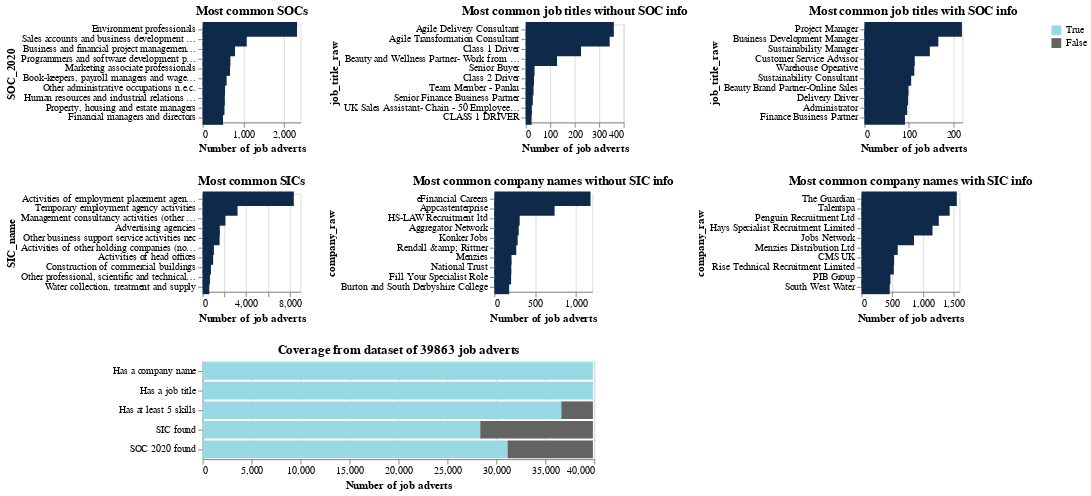

Write notebook code for a chart like this one.
### Code cell
widths = 100
heights = 100

top_socs = all_green_measures_df["SOC_2020_name"].value_counts()[0:10].reset_index()

top_socs_chart = alt.Chart(top_socs, title="Most common SOCs").mark_bar(size=15, color="#0F294A").encode(
    y= alt.Y("index", title="SOC_2020", sort=None),
    x=alt.X("SOC_2020_name", title="Number of job adverts"),
    tooltip=["index",'SOC_2020_name']
).properties(height=heights, width=widths)

top_job_title_raw_without_soc = all_green_measures_df[pd.isnull(all_green_measures_df["SOC_2020_name"])]["job_title_raw"].value_counts()[0:10].reset_index()

top_job_title_raw_without_soc_chart = alt.Chart(top_job_title_raw_without_soc, title="Most common job titles without SOC info").mark_bar(size=15, color="#0F294A").encode(
    y= alt.Y("index", title="job_title_raw", sort=None),
    x=alt.X("job_title_raw", title="Number of job adverts"),
    tooltip=["index",'job_title_raw']
).properties(height=heights, width=widths)

top_job_title_raw_with_soc = all_green_measures_df[pd.notnull(all_green_measures_df["SOC_2020_name"])]["job_title_raw"].value_counts()[0:10].reset_index()

top_job_title_raw_with_soc_chart = alt.Chart(top_job_title_raw_with_soc, title="Most common job titles with SOC info").mark_bar(size=15, color="#0F294A").encode(
    y= alt.Y("index", title="job_title_raw", sort=None),
    x=alt.X("job_title_raw", title="Number of job adverts"),
    tooltip=["index",'job_title_raw']
).properties(height=heights, width=widths)

top_job_title_raw = all_green_measures_df["job_title_raw"].value_counts()[0:10].reset_index()

top_job_title_raw_chart = alt.Chart(top_job_title_raw, title="Most common job titles").mark_bar(size=15, color="#0F294A").encode(
    y= alt.Y("index", title="job_title_raw", sort=None),
    x=alt.X("job_title_raw", title="Number of job adverts"),
    tooltip=["index",'job_title_raw']
).properties(height=heights, width=widths)


top_sics = all_green_measures_df["SIC_name"].value_counts()[0:10].reset_index()

top_sics_chart = alt.Chart(top_sics, title="Most common SICs").mark_bar(size=15, color="#0F294A").encode(
    y= alt.Y("index", title="SIC_name", sort=None),
    x=alt.X("SIC_name", title="Number of job adverts"),
    tooltip=["index",'SIC_name']
).properties(height=heights, width=widths)

top_company_raw = all_green_measures_df[pd.isnull(all_green_measures_df["SIC_name"])]["company_raw"].value_counts()[0:10].reset_index()

top_company_raw_chart = alt.Chart(top_company_raw, title="Most common company names without SIC info").mark_bar(size=15, color="#0F294A").encode(
    y= alt.Y("index", title="company_raw", sort=None),
    x=alt.X("company_raw", title="Number of job adverts"),
    tooltip=["index",'company_raw']
).properties(height=heights, width=widths)


top_company_raw_withsic = all_green_measures_df[pd.notnull(all_green_measures_df["SIC_name"])]["company_raw"].value_counts()[0:10].reset_index()

top_company_raw_withsic_chart = alt.Chart(top_company_raw_withsic, title="Most common company names with SIC info").mark_bar(size=15, color="#0F294A").encode(
    y= alt.Y("index", title="company_raw", sort=None),
    x=alt.X("company_raw", title="Number of job adverts"),
    tooltip=["index",'company_raw']
).properties(height=heights, width=widths)


coverage_full = alt.Chart(coverage_df, title=f"Coverage from dataset of {len(all_green_measures_df)} job adverts").mark_bar().encode(
    y=alt.X('type', title=""),
    x=alt.Y('num_job_advs', title="Number of job adverts", ),
    color=alt.Color('value_type',
                    scale=alt.Scale(domain=['True', 'False'], range= ['#97D9E3', '#646363']),
                    title="",
                   ),
    tooltip=["num_job_advs", "value_type"]
)

soc_sic_chart = (top_socs_chart | top_job_title_raw_without_soc_chart | top_job_title_raw_with_soc_chart) & (top_sics_chart | top_company_raw_chart | top_company_raw_withsic_chart) & coverage_full

soc_sic_chart.save(f'{graph_dir}/soc_sic_chart.html')
soc_sic_chart

### Figure 1 — Vega-Lite specification as saved in the notebook (floating-point values rounded to 4 significant figures)
{"config": {"view": {"continuousWidth": 400, "continuousHeight": 300}}, "vconcat": [{"hconcat": [{"data": {"name": "data-102908fd5f189f29a51b48fcb26a740f"}, "mark": {"type": "bar", "color": "#0F294A", "size": 15}, "encoding": {"tooltip": [{"field": "index", "type": "nominal"}, {"field": "SOC_2020_name", "type": "quantitative"}], "x": {"field": "SOC_2020_name", "title": "Number of job adverts", "type": "quantitative"}, "y": {"field": "index", "sort": null, "title": "SOC_2020", "type": "nominal"}}, "height": 100, "title": "Most common SOCs", "width": 100}, {"data": {"name": "data-b37d9ae5ef0e493de5e49db0c0a53567"}, "mark": {"type": "bar", "color": "#0F294A", "size": 15}, "encoding": {"tooltip": [{"field": "index", "type": "nominal"}, {"field": "job_title_raw", "type": "quantitative"}], "x": {"field": "job_title_raw", "title": "Number of job adverts", "type": "quantitative"}, "y": {"field": "index", "sort": null, "title": "job_title_raw", "type": "nominal"}}, "height": 100, "title": "Most common job titles without SOC info", "width": 100}, {"data": {"name": "data-7be3969aa7e5ea6141f636df3ec6d19d"}, "mark": {"type": "bar", "color": "#0F294A", "size": 15}, "encoding": {"tooltip": [{"field": "index", "type": "nominal"}, {"field": "job_title_raw", "type": "quantitative"}], "x": {"field": "job_title_raw", "title": "Number of job adverts", "type": "quantitative"}, "y": {"field": "index", "sort": null, "title": "job_title_raw", "type": "nominal"}}, "height": 100, "title": "Most common job titles with SOC info", "width": 100}]}, {"hconcat": [{"data": {"name": "data-61d9aa0c0a2b9b8ef9101aceccdd5b0d"}, "mark": {"type": "bar", "color": "#0F294A", "size": 15}, "encoding": {"tooltip": [{"field": "index", "type": "nominal"}, {"field": "SIC_name", "type": "quantitative"}], "x": {"field": "SIC_name", "title": "Number of job adverts", "type": "quantitative"}, "y": {"field": "index", "sort": null, "title": "SIC_name", "type": "nominal"}}, "height": 100, "title": "Most common SICs", "width": 100}, {"data": {"name": "data-8acafd8dcfe9b2fbaed1fcb38f10822d"}, "mark": {"type": "bar", "color": "#0F294A", "size": 15}, "encoding": {"tooltip": [{"field": "index", "type": "nominal"}, {"field": "company_raw", "type": "quantitative"}], "x": {"field": "company_raw", "title": "Number of job adverts", "type": "quantitative"}, "y": {"field": "index", "sort": null, "title": "company_raw", "type": "nominal"}}, "height": 100, "title": "Most common company names without SIC info", "width": 100}, {"data": {"name": "data-98b42c74de772afc4779d8a6472ecda0"}, "mark": {"type": "bar", "color": "#0F294A", "size": 15}, "encoding": {"tooltip": [{"field": "index", "type": "nominal"}, {"field": "company_raw", "type": "quantitative"}], "x": {"field": "company_raw", "title": "Number of job adverts", "type": "quantitative"}, "y": {"field": "index", "sort": null, "title": "company_raw", "type": "nominal"}}, "height": 100, "title": "Most common company names with SIC info", "width": 100}]}, {"data": {"name": "data-dbf0565bd359530a3ebc1ef7158fddce"}, "mark": "bar", "encoding": {"color": {"field": "value_type", "scale": {"domain": ["True", "False"], "range": ["#97D9E3", "#646363"]}, "title": "", "type": "nominal"}, "tooltip": [{"field": "num_job_advs", "type": "quantitative"}, {"field": "value_type", "type": "nominal"}], "x": {"field": "num_job_advs", "title": "Number of job adverts", "type": "quantitative"}, "y": {"field": "type", "title": "", "type": "nominal"}}, "title": "Coverage from dataset of 39863 job adverts"}], "$schema": "https://vega.github.io/schema/vega-lite/v4.17.0.json", "datasets": {"data-102908fd5f189f29a51b48fcb26a740f": [{"index": "Environment professionals", "SOC_2020_name": 2314}, {"index": "Sales accounts and business development managers", "SOC_2020_name": 1081}, {"index": "Business and financial project management professionals", "SOC_2020_name": 793}, {"index": "Programmers and software development professionals ", "SOC_2020_name": 680}, {"index": "Marketing associate professionals", "SOC_2020_name": 670}, {"index": "Book-keepers, payroll managers and wages clerks", "SOC_2020_name": 588}, {"index": "Other administrative occupations n.e.c.", "SOC_2020_name": 550}, {"index": "Human resources and industrial relations officers", "SOC_2020_name": 543}, {"index": "Property, housing and estate managers", "SOC_2020_name": 535}, {"index": "Financial managers and directors", "SOC_2020_name": 500}], "data-b37d9ae5ef0e493de5e49db0c0a53567": [{"index": "Agile Delivery Consultant", "job_title_raw": 360}, {"index": "Agile Transformation Consultant", "job_title_raw": 343}, {"index": "Class 1 Driver", "job_title_raw": 226}, {"index": "Beauty and Wellness Partner- Work from Home", "job_title_raw": 128}, {"index": "Senior Buyer", "job_title_raw": 36}, {"index": "Class 2 Driver", "job_title_raw": 34}, {"index": "Team Member - Panku", "job_title_raw": 32}, {"index": "Senior Finance Business Partner", "job_title_raw": 29}, {"index": "UK Sales Assistant- Chain - 50 Employee Discount", "job_title_raw": 25}, {"index": "CLASS 1 DRIVER", "job_title_raw": 24}], "data-7be3969aa7e5ea6141f636df3ec6d19d": [{"index": "Project Manager", "job_title_raw": 219}, {"index": "Business Development Manager", "job_title_raw": 166}, {"index": "Sustainability Manager", "job_title_raw": 147}, {"index": "Customer Service Advisor", "job_title_raw": 113}, {"index": "Warehouse Operative", "job_title_raw": 112}, {"index": "Sustainability Consultant", "job_title_raw": 105}, {"index": "Beauty Brand Partner-Online Sales", "job_title_raw": 99}, {"index": "Delivery Driver", "job_title_raw": 98}, {"index": "Administrator", "job_title_raw": 96}, {"index": "Finance Business Partner", "job_title_raw": 91}], "data-61d9aa0c0a2b9b8ef9101aceccdd5b0d": [{"index": "Activities of employment placement agencies (other than motion picture, television and other theatrical casting) nec", "SIC_name": 8382}, {"index": "Temporary employment agency activities", "SIC_name": 3206}, {"index": "Management consultancy activities (other than financial management)", "SIC_name": 2094}, {"index": "Advertising agencies", "SIC_name": 1578}, {"index": "Other business support service activities nec", "SIC_name": 1557}, {"index": "Activities of other holding companies (not including agricultural, production, construction, distribution and financial services holding companies) nec", "SIC_name": 1034}, {"index": "Activities of head offices", "SIC_name": 965}, {"index": "Construction of commercial buildings", "SIC_name": 762}, {"index": "Other professional, scientific and technical activities (not including environmental consultancy or quantity surveying) nec", "SIC_name": 670}, {"index": "Water collection, treatment and supply", "SIC_name": 609}], "data-8acafd8dcfe9b2fbaed1fcb38f10822d": [{"index": "eFinancial Careers", "company_raw": 1178}, {"index": "Appcastenterprise", "company_raw": 738}, {"index": "HS-LAW Recruitment ltd", "company_raw": 310}, {"index": "Aggregator Network", "company_raw": 298}, {"index": "Konker Jobs", "company_raw": 285}, {"index": "Rendall &amp; Rittner", "company_raw": 268}, {"index": "Menzies", "company_raw": 210}, {"index": "National Trust", "company_raw": 207}, {"index": "Fill Your Specialist Role", "company_raw": 205}, {"index": "Burton and South Derbyshire College", "company_raw": 181}], "data-98b42c74de772afc4779d8a6472ecda0": [{"index": "The Guardian", "company_raw": 1557}, {"index": "Talentspa", "company_raw": 1441}, {"index": "Penguin Recruitment Ltd", "company_raw": 1263}, {"index": "Hays Specialist Recruitment Limited", "company_raw": 1160}, {"index": "Jobs Network", "company_raw": 858}, {"index": "Menzies Distribution Ltd", "company_raw": 592}, {"index": "CMS UK", "company_raw": 533}, {"index": "Rise Technical Recruitment Limited", "company_raw": 528}, {"index": "PIB Group", "company_raw": 472}, {"index": "South West Water", "company_raw": 461}], "data-dbf0565bd359530a3ebc1ef7158fddce": [{"type": "SIC found", "value_type": "True", "num_job_advs": 28357}, {"type": "SIC found", "value_type": "False", "num_job_advs": 11506}, {"type": "SOC 2020 found", "value_type": "True", "num_job_advs": 31149}, {"type": "SOC 2020 found", "value_type": "False", "num_job_advs": 8714}, {"type": "Has at least 5 skills", "value_type": "True", "num_job_advs": 36639}, {"type": "Has at least 5 skills", "value_type": "False", "num_job_advs": 3224}, {"type": "Has a company name", "value_type": "True", "num_job_advs": 39863}, {"type": "Has a company name", "value_type": "False", "num_job_advs": 0}, {"type": "Has a job title", "value_type": "True", "num_job_advs": 39863}, {"type": "Has a job title", "value_type": "False", "num_job_advs": 0}]}}
